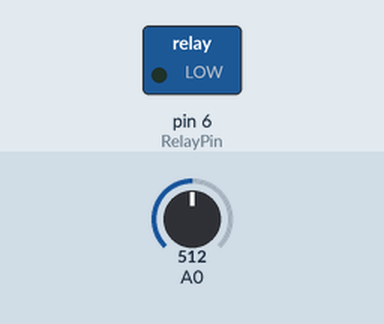
Simulated run of this sketch. Board: Arduino Uno, built with avr-gcc and run on an emulated ATmega328P. Shown: switched loads named in the sketch (green lamp = pin HIGH). The test bench sets the inputs (shaded band); at power-on: A0 = 512.

Above: at 1.2 s.
1.3 s: A0 set to 306
2.9 s: A0 set to 110
5.9 s: A0 set to 93
Timing chart, 0 to 8.9 s (numbered marks = the images above; inputs shaded):
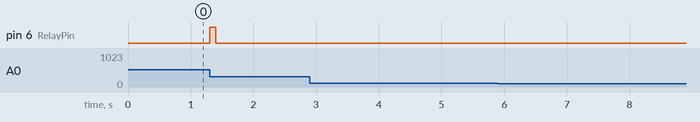

Measured:
- after the input at 1.3 s, pin 6 (RelayPin): LOW → HIGH at once, → LOW 0.10 s later
- after the input at 2.9 s, every drawn part: stays the same
- after the input at 5.9 s, every drawn part: stays the same

The sketch:

pidRelay.ino
```cpp
/********************************************************
   PID RelayOutput Example
   Same as basic example, except that this time, the output
   is going to a digital pin which (we presume) is controlling
   a relay.  The pid is designed to output an analog value,
   but the relay can only be On/Off.

     To connect them together we use "time proportioning
   control"  Tt's essentially a really slow version of PWM.
   First we decide on a window size (5000mS say.) We then
   set the pid to adjust its output between 0 and that window
   size.  Lastly, we add some logic that translates the PID
   output into "Relay On Time" with the remainder of the
   window being "Relay Off Time"
 ********************************************************/

#include <PID_v1.h>
#define RelayPin 6

//Define Variables we'll be connecting to
double Setpoint, Input, Output;

//Specify the links and initial tuning parameters
PID myPID(&Input, &Output, &Setpoint, 2, 5, 1, DIRECT);

int WindowSize = 5000;
unsigned long windowStartTime;
void setup()
{
  pinMode(RelayPin, OUTPUT);

  windowStartTime = millis();

  //initialize the variables we're linked to
  Setpoint = 100;

  //tell the PID to range between 0 and the full window size
  myPID.SetOutputLimits(0, WindowSize);

  //turn the PID on
  myPID.SetMode(AUTOMATIC);
}

void loop()
{
  Input = analogRead(0);
  myPID.Compute();

  /************************************************
     turn the output pin on/off based on pid output
   ************************************************/
  unsigned long now = millis();
  if (now - windowStartTime > WindowSize)
  { //time to shift the Relay Window
    windowStartTime += WindowSize;
  }
  if (Output > now - windowStartTime) digitalWrite(RelayPin, HIGH);
  else digitalWrite(RelayPin, LOW);
}
```
